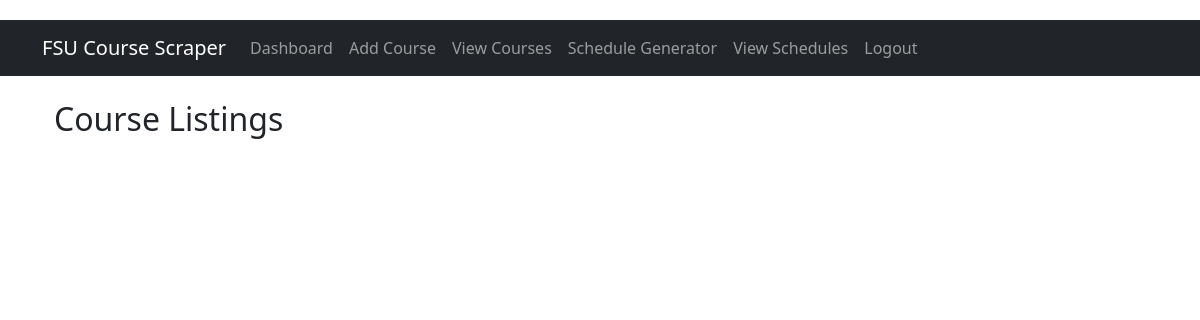
/view_courses (signed in), run on an earlier commit of the app's database.
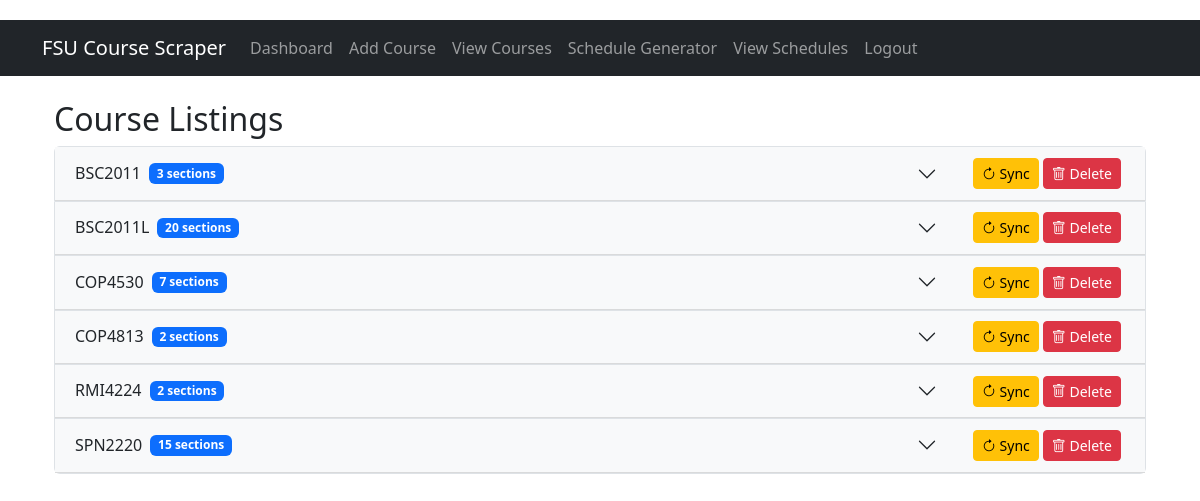
And on a later commit of the database.
### tables this page shows
CREATE TABLE courses (
                id INTEGER PRIMARY KEY AUTOINCREMENT,
                courseCode TEXT,
                section TEXT,
                seatsCapacity INTEGER,
                seatsAvailable INTEGER,
                days TEXT,
                startTime TEXT,
                endTime TEXT,
                location TEXT,
                year TEXT DEFAULT '2024',
                term TEXT DEFAULT 'Spring',
                UNIQUE(courseCode, section)
            );

### app.py (the view)
@app.route('/view_courses')
def view_courses():
    if 'username' not in session:
        return redirect(url_for('index'))
    conn = get_db_connection()
    cursor = conn.cursor()
    cursor.execute("""
        SELECT c.*, GROUP_CONCAT(i.instructorName) as instructors,
               CASE WHEN mc.id IS NOT NULL THEN 1 ELSE 0 END as is_monitored
        FROM courses c
        LEFT JOIN course_instructors ci ON c.id = ci.course_id
        LEFT JOIN instructors i ON ci.instructor_id = i.id
        LEFT JOIN monitored_courses mc ON c.courseCode = mc.courseCode
            AND c.section = mc.section AND mc.username = ?
        GROUP BY c.id
        ORDER BY c.courseCode
    """, (session['username'],))
    courses = cursor.fetchall()
    conn.close()
    grouped_courses = {}
    for course in courses:
        code = course['courseCode']
        if code not in grouped_courses:
            grouped_courses[code] = []
        grouped_courses[code].append(dict(course))
    return render_template('view_courses.html', grouped_courses=grouped_courses)

### app.py (called while the page is built)
def get_db_connection():
    conn = sqlite3.connect('fsu_courses.db')
    conn.row_factory = sqlite3.Row
    return conn

### templates/view_courses.html (shortened to what this page needs)
{% extends "base.html" %}
{% block content %}
<div class="container mt-4">
    <h2>Course Listings</h2>
    <div class="accordion" id="courseAccordion">
        {% for course_code, sections in grouped_courses.items() %}
        <div class="accordion-item">
            <h2 class="accordion-header d-flex">
                <button class="accordion-button collapsed flex-grow-1" type="button" data-bs-toggle="collapse"
                         data-bs-target="#collapse{{ loop.index }}" aria-expanded="false">
                    {{ course_code }}
                    <span class="badge bg-primary ms-2">{{ sections|length }} sections</span>
                </button>
                <div class="d-flex align-items-center me-2">
                    <button class="btn btn-sm btn-warning me-1"
                            onclick="syncCourse('{{ course_code }}', {{ sections[0].year }}, '{{ sections[0].term }}')">
                        <i class="bi bi-arrow-clockwise"></i> Sync
                    </button>
                    <button class="btn btn-sm btn-danger"
                            onclick="deleteCourse('{{ course_code }}')">
                        <i class="bi bi-trash"></i> Delete
                    </button>
                </div>
            </h2>
        </div>
        {% endfor %}
    </div>
</div>
{% endblock %}

### templates/base.html (shortened to what this page needs)
<!DOCTYPE html>
<html lang="en">
<head>
    <link href="https://cdn.jsdelivr.net/npm/bootstrap@5.3.2/dist/css/bootstrap.min.css" rel="stylesheet">
    <link rel="stylesheet" href="https://cdn.jsdelivr.net/npm/bootstrap-icons@1.10.0/font/bootstrap-icons.css">
</head>
<body>
    <nav class="navbar navbar-expand-lg navbar-dark bg-dark">
        <div class="container">
            <a class="navbar-brand" href="{{ url_for('index') }}">FSU Course Scraper</a>
            <div class="collapse navbar-collapse" id="navbarNav">
                <ul class="navbar-nav">
                    {% if session.username %}
                    <li class="nav-item">
                        <a class="nav-link" href="{{ url_for('dashboard') }}">Dashboard</a>
                    </li>
                    <li class="nav-item">
                        <a class="nav-link" href="{{ url_for('add_course') }}">Add Course</a>
                    </li>
                    <li class="nav-item">
                        <a class="nav-link" href="{{ url_for('view_courses') }}">View Courses</a>
                    </li>
                    <li class="nav-item">
                        <a class="nav-link" href="{{ url_for('schedule_generator') }}">Schedule Generator</a>
                    </li>
                    <li class="nav-item">
                        <a class="nav-link" href="{{ url_for('saved_schedules') }}">View Schedules</a>
                    </li>
                    <li class="nav-item">
                        <a class="nav-link" href="{{ url_for('logout') }}">Logout</a>
                    </li>
                    {% endif %}
                </ul>
            </div>
        </div>
    </nav>
    <div class="container">
        {% block content %}{% endblock %}
    </div>
</body>
</html>

### templates/base.html (style rules this page uses)
body { padding-top: 20px; }
.navbar { margin-bottom: 20px; }

### templates/view_courses.html (style rules this page uses)
.accordion-button { position: relative; }
.accordion-header.d-flex { background-color: #f8f9fa; border-bottom: 1px solid rgba(0, 0, 0, 0.125); }
.accordion-header.d-flex .accordion-button { width: auto; border: none; background-color: transparent; }
.accordion-header.d-flex .accordion-button::after { margin-right: 0; }
.accordion-header .d-flex.align-items-center { padding: 0.5rem 1rem; }
.accordion-button.collapsed + .d-flex .btn, .accordion-button:not(.collapsed) + .d-flex .btn { z-index: 2; }

What changed in the data, as far as the page shows it:
added courses: courseCode "BSC2011", sections "3"
added courses: courseCode "BSC2011L", sections "20"
added courses: courseCode "COP4530", sections "7"
added courses: courseCode "COP4813", sections "2"
added courses: courseCode "RMI4224", sections "2"
added courses: courseCode "SPN2220", sections "15"
